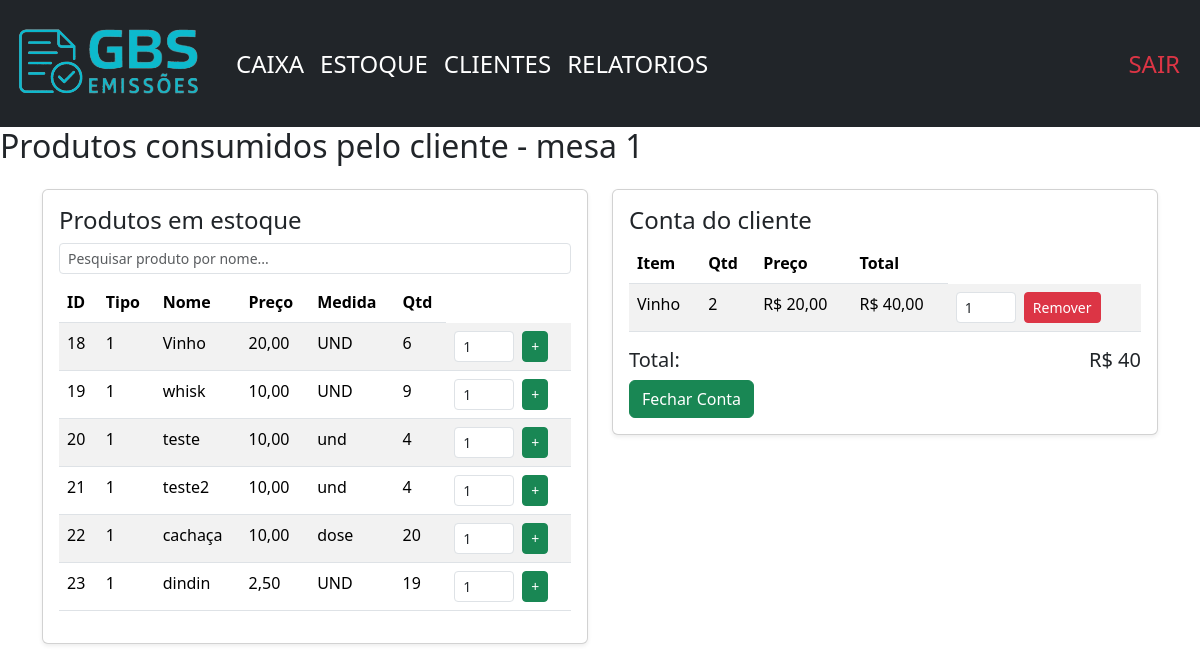
The app's page /caixa/12 (signed in) with its own data.
### home/models.py (models this page shows, shortened)
class clientes(models.Model):
    usuario = models.ForeignKey(User, on_delete=models.CASCADE)
    id_cliente = models.AutoField(primary_key=True, verbose_name='ID do cliente')
    nome_cliente = models.CharField(max_length=100, verbose_name='Nome do cliente')
    contato = models.CharField(max_length=11, blank=True, null=True, verbose_name='telefone celular')
    tempo_estadia = models.IntegerField(verbose_name='Tempo de estadia')
    created_cad = models.DateTimeField(auto_now_add=True, null=True)
    update_cad = models.DateTimeField(auto_now=True)

class produtos(models.Model):
    usuario = models.ForeignKey(User, on_delete=models.CASCADE)
    id = models.AutoField(primary_key=True, verbose_name='ID do Produto')
    tipo = models.IntegerField(verbose_name='Tipo do Produto')
    nome = models.CharField(max_length=100, verbose_name='Nome do Produto')
    preco = models.DecimalField(max_digits=10, decimal_places=2, verbose_name='Preco')
    medida = models.CharField(max_length=5, verbose_name='Unidade de Medida')
    quantidade = models.IntegerField(verbose_name='Quantidade em Estoque')
    created_prod = models.DateTimeField(auto_now_add=True, null=True)
    update_prod = models.DateTimeField(auto_now=True)

class Cesta(models.Model):
    usuario = models.ForeignKey(User, on_delete=models.CASCADE)
    cliente = models.ForeignKey(clientes, on_delete=models.CASCADE)
    produto = models.ForeignKey(produtos, on_delete=models.DO_NOTHING)
    quantidade = models.IntegerField()
    preco_unit = models.DecimalField(max_digits=10, decimal_places=2)
    subtotal = models.DecimalField(max_digits=10, decimal_places=2)

### home/views.py (the view)
# urls.py: path('caixa/<int:id>', views.caixa_cliente, name='caixa_cliente'),
@login_required
def caixa_cliente(request, id):
    cliente = get_object_or_404(clientes, id_cliente=id, usuario=request.user)
    estoque = produtos.objects.filter(usuario=request.user)
    cesta = Cesta.objects.filter(cliente=cliente, usuario=request.user)
    total_cesta = cesta.aggregate(total=Sum('subtotal'))['total'] or 0
    return render(request, 'visual/caixa_cliente.html', {
        'estoque': estoque,
        'cesta': cesta,
        'total_cesta': total_cesta,
        'cliente_id': id,
        'cliente': cliente
    })

### home/templates/visual/caixa_cliente.html (shortened to what this page needs)
{% extends 'visual/base.html' %}
{% block conteudo %}
<h2 class="mb-4">Produtos consumidos pelo cliente - {{ cliente.nome_cliente }}</h2>
<div class="container-lg">
    <div class="row">
        <div class="col-lg-6 mb-4">
            <div class="card shadow-sm">
                <div class="card-body">
                    <h4 class="card-title">Produtos em estoque</h4>
                    <div class="mb-2">
                        <input type="text" id="filtro-produtos" class="form-control form-control-sm"
                            placeholder="Pesquisar produto por nome...">
                    </div>
                    <table class="table table-striped">
                        <thead>
                            <tr>
                                <th>ID</th>
                                <th>Tipo</th>
                                <th>Nome</th>
                                <th>Preço</th>
                                <th>Medida</th>
                                <th>Qtd</th>
                            </tr>
                        </thead>
                        <tbody>
                            {% for produtos in estoque %}
                            <tr>
                                <td>{{ produtos.id }}</td>
                                <td>{{ produtos.tipo }}</td>
                                <td>{{ produtos.nome }}</td>
                                <td>{{ produtos.preco }}</td>
                                <td>{{ produtos.medida }}</td>
                                <td>{{ produtos.quantidade }}</td>
                                <td>
                                    <form method="POST" action="{% url 'adicionar_item' cliente_id produtos.id %}"
                                        class="d-flex align-items-center">
                                        <input type="number" name="quantidade" value="1" min="1"
                                            class="form-control form-control-sm me-2" style="width: 60px;" required>
                                        <button type="submit" class="btn btn-success btn-sm">+</button>
                                    </form>
                                </td>
                            </tr>
                            {% endfor %}
                        </tbody>
                    </table>
                </div>
            </div>
        </div>
        <div class="col-lg-6 mb-4">
            <div class="card shadow-sm">
                <div class="card-body">
                    <h4 class="card-title">Conta do cliente</h4>
                    <table class="table table-striped">
                        <thead>
                            <tr>
                                <th>Item</th>
                                <th>Qtd</th>
                                <th>Preço</th>
                                <th>Total</th>
                            </tr>
                        </thead>
                        <tbody>
                            {% for item in cesta %}
                            <tr>
                                <td>{{ item.produto.nome }}</td>
                                <td>{{ item.quantidade }}</td>
                                <td>R$ {{ item.preco_unit }}</td>
                                <td>R$ {{ item.subtotal }}</td>
                                <td>
                                    <form method="POST" action="{% url 'remover_item' item.id %}"
                                        class="d-flex align-items-center">
                                        <input type="number" name="quantidade" value="1" min="1"
                                            class="form-control form-control-sm me-2" style="width: 60px;" required>
                                        <button type="submit" class="btn btn-danger btn-sm">Remover</button>
                                    </form>
                                </td>
                            </tr>
                            {% empty %}
                            <tr>
                                <td colspan="5">Nenhum item na conta.</td>
                            </tr>
                            {% endfor %}
                        </tbody>
                    </table>
                    <div class="d-flex justify-content-between mt-3">
                        <h5>Total:</h5>
                        <h5>R$ {{ total_cesta }}</h5>
                    </div>
                    <button type="button" class="btn btn-success" data-bs-toggle="modal"
                        data-bs-target="#staticBackdrop">
                        Fechar Conta
                    </button>
                </div>
            </div>
        </div>
    </div>
</div>
{% endblock %}

### records on screen
clientes: nome_cliente "mesa 1"
produtos: id "18", tipo "1", nome "Vinho", preco "20,00", medida "UND", quantidade "6"
produtos: id "19", tipo "1", nome "whisk", preco "10,00", medida "UND", quantidade "9"
produtos: id "20", tipo "1", nome "teste", preco "10,00", medida "und", quantidade "4"
produtos: id "21", tipo "1", nome "teste2", preco "10,00", medida "und", quantidade "4"
produtos: id "22", tipo "1", nome "cachaça", preco "10,00", medida "dose", quantidade "20"
produtos: id "23", tipo "1", nome "dindin", preco "2,50", medida "UND", quantidade "19"
Cesta: produto.nome "Vinho", quantidade "2", preco_unit "20,00", subtotal "40,00"

### other values on screen
{{ total_cesta }} "40"
